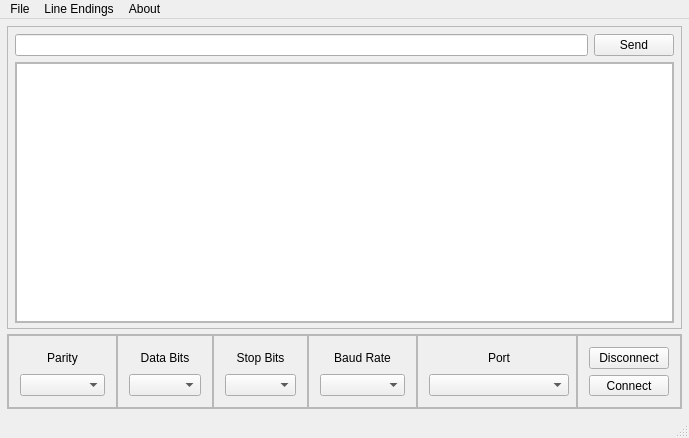
<?xml version="1.0" encoding="UTF-8"?>
<ui version="4.0">
 <class>MainWindow</class>
 <widget class="QMainWindow" name="MainWindow">
  <property name="geometry">
   <rect>
    <x>0</x>
    <y>0</y>
    <width>689</width>
    <height>438</height>
   </rect>
  </property>
  <property name="sizePolicy">
   <sizepolicy hsizetype="Preferred" vsizetype="Preferred">
    <horstretch>0</horstretch>
    <verstretch>0</verstretch>
   </sizepolicy>
  </property>
  <property name="minimumSize">
   <size>
    <width>650</width>
    <height>300</height>
   </size>
  </property>
  <property name="windowTitle">
   <string>MainWindow</string>
  </property>
  <widget class="QWidget" name="centralWidget">
   <layout class="QGridLayout" name="gridLayout" rowstretch="0,0">
    <property name="leftMargin">
     <number>7</number>
    </property>
    <property name="topMargin">
     <number>7</number>
    </property>
    <property name="rightMargin">
     <number>7</number>
    </property>
    <property name="bottomMargin">
     <number>7</number>
    </property>
    <property name="spacing">
     <number>5</number>
    </property>
    <item row="0" column="0" colspan="2">
     <widget class="QFrame" name="frame">
      <property name="frameShape">
       <enum>QFrame::StyledPanel</enum>
      </property>
      <property name="frameShadow">
       <enum>QFrame::Raised</enum>
      </property>
      <layout class="QGridLayout" name="mainFrame">
       <property name="leftMargin">
        <number>7</number>
       </property>
       <property name="topMargin">
        <number>7</number>
       </property>
       <property name="rightMargin">
        <number>7</number>
       </property>
       <property name="bottomMargin">
        <number>5</number>
       </property>
       <item row="0" column="0">
        <widget class="SerialTerminalLineEdit" name="sendBox"/>
       </item>
       <item row="0" column="1">
        <widget class="QPushButton" name="sendButton">
         <property name="text">
          <string>Send</string>
         </property>
        </widget>
       </item>
       <item row="1" column="0" colspan="2">
        <widget class="QScrollArea" name="scrollArea">
         <property name="widgetResizable">
          <bool>true</bool>
         </property>
         <property name="alignment">
          <set>Qt::AlignCenter</set>
         </property>
         <widget class="QWidget" name="scrollAreaWidgetContents">
          <property name="geometry">
           <rect>
            <x>0</x>
            <y>0</y>
            <width>657</width>
            <height>246</height>
           </rect>
          </property>
          <layout class="QGridLayout" name="scrollAreaGridLayout">
           <property name="leftMargin">
            <number>0</number>
           </property>
           <property name="topMargin">
            <number>0</number>
           </property>
           <property name="rightMargin">
            <number>0</number>
           </property>
           <property name="bottomMargin">
            <number>0</number>
           </property>
           <property name="spacing">
            <number>0</number>
           </property>
           <item row="0" column="0">
            <widget class="QTextBrowser" name="terminal">
             <property name="minimumSize">
              <size>
               <width>0</width>
               <height>0</height>
              </size>
             </property>
             <property name="font">
              <font>
               <family>DejaVu Sans Mono</family>
               <pointsize>9</pointsize>
              </font>
             </property>
            </widget>
           </item>
          </layout>
         </widget>
        </widget>
       </item>
      </layout>
     </widget>
    </item>
    <item row="1" column="0" colspan="2">
     <widget class="QFrame" name="settingsFrame">
      <property name="maximumSize">
       <size>
        <width>16777215</width>
        <height>75</height>
       </size>
      </property>
      <property name="frameShape">
       <enum>QFrame::StyledPanel</enum>
      </property>
      <property name="frameShadow">
       <enum>QFrame::Raised</enum>
      </property>
      <layout class="QHBoxLayout" name="settingsLayout">
       <property name="spacing">
        <number>0</number>
       </property>
       <property name="leftMargin">
        <number>0</number>
       </property>
       <property name="topMargin">
        <number>0</number>
       </property>
       <property name="rightMargin">
        <number>0</number>
       </property>
       <property name="bottomMargin">
        <number>0</number>
       </property>
       <item>
        <widget class="QFrame" name="parityFrame">
         <property name="minimumSize">
          <size>
           <width>85</width>
           <height>0</height>
          </size>
         </property>
         <property name="maximumSize">
          <size>
           <width>150</width>
           <height>16777215</height>
          </size>
         </property>
         <property name="frameShape">
          <enum>QFrame::StyledPanel</enum>
         </property>
         <property name="frameShadow">
          <enum>QFrame::Raised</enum>
         </property>
         <layout class="QVBoxLayout" name="parityLayout">
          <item>
           <widget class="QLabel" name="parityLabel">
            <property name="minimumSize">
             <size>
              <width>85</width>
              <height>0</height>
             </size>
            </property>
            <property name="maximumSize">
             <size>
              <width>150</width>
              <height>16777215</height>
             </size>
            </property>
            <property name="text">
             <string>Parity</string>
            </property>
            <property name="alignment">
             <set>Qt::AlignCenter</set>
            </property>
           </widget>
          </item>
          <item>
           <widget class="QComboBox" name="parityComboBox">
            <property name="minimumSize">
             <size>
              <width>85</width>
              <height>0</height>
             </size>
            </property>
            <property name="maximumSize">
             <size>
              <width>150</width>
              <height>16777215</height>
             </size>
            </property>
            <property name="insertPolicy">
             <enum>QComboBox::InsertAlphabetically</enum>
            </property>
            <property name="sizeAdjustPolicy">
             <enum>QComboBox::AdjustToMinimumContentsLength</enum>
            </property>
            <property name="duplicatesEnabled">
             <bool>false</bool>
            </property>
           </widget>
          </item>
         </layout>
        </widget>
       </item>
       <item>
        <widget class="QFrame" name="dataBitsFrame">
         <property name="maximumSize">
          <size>
           <width>100</width>
           <height>16777215</height>
          </size>
         </property>
         <property name="frameShape">
          <enum>QFrame::StyledPanel</enum>
         </property>
         <property name="frameShadow">
          <enum>QFrame::Raised</enum>
         </property>
         <layout class="QVBoxLayout" name="dataBitsLayout">
          <item>
           <widget class="QLabel" name="settingsSpacer">
            <property name="maximumSize">
             <size>
              <width>100</width>
              <height>16777215</height>
             </size>
            </property>
            <property name="text">
             <string>Data Bits</string>
            </property>
            <property name="alignment">
             <set>Qt::AlignCenter</set>
            </property>
           </widget>
          </item>
          <item>
           <widget class="QComboBox" name="dataBitsComboBox">
            <property name="minimumSize">
             <size>
              <width>70</width>
              <height>0</height>
             </size>
            </property>
            <property name="maximumSize">
             <size>
              <width>100</width>
              <height>16777215</height>
             </size>
            </property>
            <property name="sizeAdjustPolicy">
             <enum>QComboBox::AdjustToMinimumContentsLength</enum>
            </property>
           </widget>
          </item>
         </layout>
        </widget>
       </item>
       <item>
        <widget class="QFrame" name="stopBitsFrame">
         <property name="maximumSize">
          <size>
           <width>100</width>
           <height>16777215</height>
          </size>
         </property>
         <property name="frameShape">
          <enum>QFrame::StyledPanel</enum>
         </property>
         <property name="frameShadow">
          <enum>QFrame::Raised</enum>
         </property>
         <layout class="QVBoxLayout" name="stopBitsLayout">
          <item>
           <widget class="QLabel" name="stopBitsLabel">
            <property name="maximumSize">
             <size>
              <width>100</width>
              <height>16777215</height>
             </size>
            </property>
            <property name="text">
             <string>Stop Bits</string>
            </property>
            <property name="alignment">
             <set>Qt::AlignCenter</set>
            </property>
           </widget>
          </item>
          <item>
           <widget class="QComboBox" name="stopBitsComboBox">
            <property name="minimumSize">
             <size>
              <width>70</width>
              <height>0</height>
             </size>
            </property>
            <property name="maximumSize">
             <size>
              <width>100</width>
              <height>16777215</height>
             </size>
            </property>
            <property name="sizeAdjustPolicy">
             <enum>QComboBox::AdjustToMinimumContentsLength</enum>
            </property>
           </widget>
          </item>
         </layout>
        </widget>
       </item>
       <item>
        <widget class="QFrame" name="baudRateFrame">
         <property name="maximumSize">
          <size>
           <width>150</width>
           <height>16777215</height>
          </size>
         </property>
         <property name="frameShape">
          <enum>QFrame::StyledPanel</enum>
         </property>
         <property name="frameShadow">
          <enum>QFrame::Raised</enum>
         </property>
         <layout class="QVBoxLayout" name="baudRateLayout">
          <item>
           <widget class="QLabel" name="baudRateLabel">
            <property name="minimumSize">
             <size>
              <width>70</width>
              <height>0</height>
             </size>
            </property>
            <property name="maximumSize">
             <size>
              <width>100</width>
              <height>16777215</height>
             </size>
            </property>
            <property name="text">
             <string>Baud Rate</string>
            </property>
            <property name="alignment">
             <set>Qt::AlignCenter</set>
            </property>
           </widget>
          </item>
          <item>
           <widget class="QComboBox" name="baudRateComboBox">
            <property name="minimumSize">
             <size>
              <width>85</width>
              <height>0</height>
             </size>
            </property>
            <property name="maximumSize">
             <size>
              <width>100</width>
              <height>16777215</height>
             </size>
            </property>
            <property name="sizeAdjustPolicy">
             <enum>QComboBox::AdjustToMinimumContentsLength</enum>
            </property>
           </widget>
          </item>
         </layout>
        </widget>
       </item>
       <item>
        <widget class="QFrame" name="portFrame">
         <property name="minimumSize">
          <size>
           <width>100</width>
           <height>0</height>
          </size>
         </property>
         <property name="maximumSize">
          <size>
           <width>160</width>
           <height>16777215</height>
          </size>
         </property>
         <property name="frameShape">
          <enum>QFrame::StyledPanel</enum>
         </property>
         <property name="frameShadow">
          <enum>QFrame::Raised</enum>
         </property>
         <layout class="QVBoxLayout" name="portLayout">
          <item>
           <widget class="QLabel" name="portNameLabel">
            <property name="minimumSize">
             <size>
              <width>140</width>
              <height>0</height>
             </size>
            </property>
            <property name="text">
             <string>Port</string>
            </property>
            <property name="alignment">
             <set>Qt::AlignCenter</set>
            </property>
           </widget>
          </item>
          <item>
           <widget class="QComboBox" name="portNameComboBox">
            <property name="minimumSize">
             <size>
              <width>140</width>
              <height>0</height>
             </size>
            </property>
            <property name="sizeAdjustPolicy">
             <enum>QComboBox::AdjustToMinimumContentsLength</enum>
            </property>
           </widget>
          </item>
         </layout>
        </widget>
       </item>
       <item>
        <widget class="QFrame" name="buttonFrame">
         <property name="frameShape">
          <enum>QFrame::StyledPanel</enum>
         </property>
         <property name="frameShadow">
          <enum>QFrame::Raised</enum>
         </property>
         <layout class="QVBoxLayout" name="buttonLayout">
          <item>
           <widget class="QPushButton" name="disconnectButton">
            <property name="maximumSize">
             <size>
              <width>80</width>
              <height>16777215</height>
             </size>
            </property>
            <property name="text">
             <string>Disconnect</string>
            </property>
           </widget>
          </item>
          <item>
           <widget class="QPushButton" name="connectButton">
            <property name="maximumSize">
             <size>
              <width>80</width>
              <height>16777215</height>
             </size>
            </property>
            <property name="text">
             <string>Connect</string>
            </property>
           </widget>
          </item>
         </layout>
        </widget>
       </item>
      </layout>
     </widget>
    </item>
   </layout>
  </widget>
  <widget class="QMenuBar" name="menuBar">
   <property name="geometry">
    <rect>
     <x>0</x>
     <y>0</y>
     <width>689</width>
     <height>25</height>
    </rect>
   </property>
   <widget class="QMenu" name="menuFile">
    <property name="title">
     <string>File</string>
    </property>
    <addaction name="actionConnect"/>
    <addaction name="actionDisconnect"/>
    <addaction name="actionLoadScript"/>
    <addaction name="actionQuit"/>
   </widget>
   <widget class="QMenu" name="menuAbout">
    <property name="title">
     <string>About</string>
    </property>
    <addaction name="actionAboutQt"/>
   </widget>
   <widget class="QMenu" name="menuLineEndings">
    <property name="title">
     <string>Line Endings</string>
    </property>
    <addaction name="actionLENone"/>
    <addaction name="actionLECR"/>
    <addaction name="actionLELF"/>
    <addaction name="actionLECRLF"/>
   </widget>
   <addaction name="menuFile"/>
   <addaction name="menuLineEndings"/>
   <addaction name="menuAbout"/>
  </widget>
  <widget class="QStatusBar" name="statusBar"/>
  <action name="actionConnect">
   <property name="text">
    <string>Connect</string>
   </property>
   <property name="shortcut">
    <string>Ctrl+N</string>
   </property>
  </action>
  <action name="actionDisconnect">
   <property name="text">
    <string>Disconnect</string>
   </property>
   <property name="shortcut">
    <string>Ctrl+D</string>
   </property>
  </action>
  <action name="actionQuit">
   <property name="text">
    <string>Quit</string>
   </property>
   <property name="shortcut">
    <string>Ctrl+Q</string>
   </property>
  </action>
  <action name="actionAboutQt">
   <property name="text">
    <string>About Qt</string>
   </property>
   <property name="shortcut">
    <string>Ctrl+Shift+N</string>
   </property>
  </action>
  <action name="actionLoadScript">
   <property name="text">
    <string>Load Script</string>
   </property>
   <property name="shortcut">
    <string>Ctrl+O</string>
   </property>
  </action>
  <action name="actionLENone">
   <property name="checkable">
    <bool>true</bool>
   </property>
   <property name="checked">
    <bool>true</bool>
   </property>
   <property name="text">
    <string>None</string>
   </property>
   <property name="shortcut">
    <string>Ctrl+Shift+N</string>
   </property>
  </action>
  <action name="actionLECR">
   <property name="checkable">
    <bool>true</bool>
   </property>
   <property name="text">
    <string>Carriage Return (\r)</string>
   </property>
   <property name="shortcut">
    <string>Ctrl+Shift+R</string>
   </property>
  </action>
  <action name="actionLELF">
   <property name="checkable">
    <bool>true</bool>
   </property>
   <property name="text">
    <string>Line Feed (\n)</string>
   </property>
   <property name="shortcut">
    <string>Ctrl+Shift+F</string>
   </property>
  </action>
  <action name="actionLECRLF">
   <property name="checkable">
    <bool>true</bool>
   </property>
   <property name="text">
    <string>CR &amp; LF (\r\n) </string>
   </property>
   <property name="shortcut">
    <string>Ctrl+Shift+A</string>
   </property>
  </action>
 </widget>
 <layoutdefault spacing="6" margin="11"/>
 <customwidgets>
  <customwidget>
   <class>SerialTerminalLineEdit</class>
   <extends>QLineEdit</extends>
   <header>include/serialterminallineedit.h</header>
  </customwidget>
 </customwidgets>
 <resources/>
 <connections/>
</ui>
